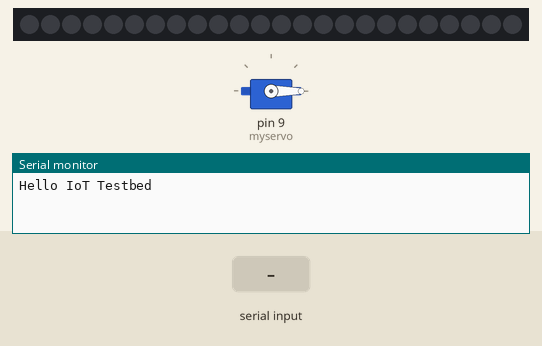
Bench run of a sketch on a simulated Arduino Uno, built with avr-gcc and run on an emulated ATmega328P. Shown: servo, 24 RGB LEDs in strip order, left to right, the last lines printed to the serial monitor. The inputs (shaded band) are chosen by the test bench.

Above: at 1.2 s.
1.3 s: "rotate:150\n" received over Serial
At 1.76 s:
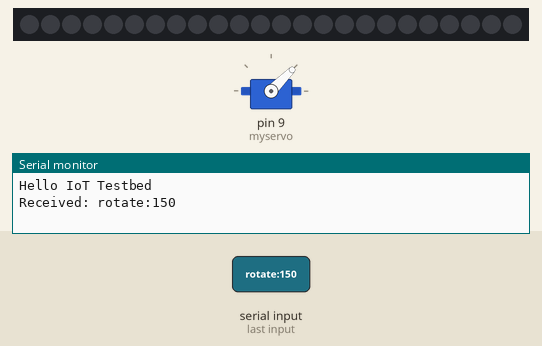
At 2.36 s:
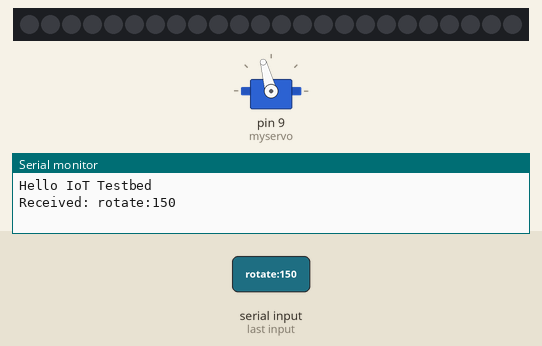
4.0 s: "rotate:150\n" received over Serial
At 5.09 s:
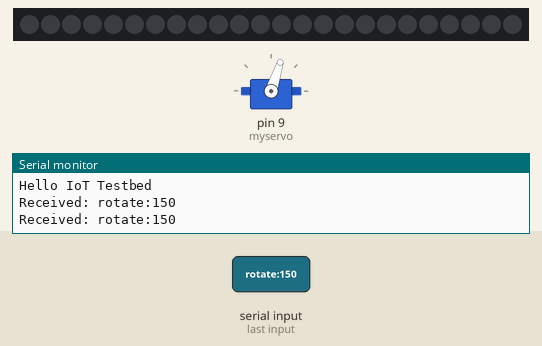
Timing chart, 0 to 8.9 s (numbered marks = the images above; inputs shaded):
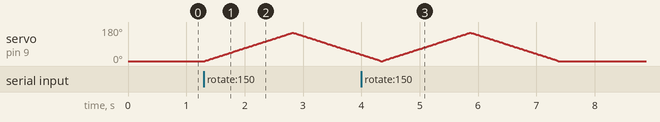

The sketch:

sweep.ino
```cpp
#include <Servo.h>
#include <Adafruit_NeoPixel.h>

#ifdef __AVR__
  #include <avr/power.h>
#endif

String receivedData;
char serialEndByte = '\n';

#define PIN            6
#define NUMPIXELS      24

Adafruit_NeoPixel pixels = Adafruit_NeoPixel(NUMPIXELS, PIN, NEO_GRB + NEO_KHZ800);

int delayval = 10; // delay for half a second

Servo myservo;  // create servo object to control a servo
// twelve servo objects can be created on most boards

int pos = 0;    // variable to store the servo position

void setup() {
  myservo.attach(9);  // attaches the servo on pin 9 to the servo object
  #if defined (__AVR_ATtiny85__)
  if (F_CPU == 16000000) clock_prescale_set(clock_div_1);
  #endif
  // End of trinket special code

  pixels.begin(); // This initializes the NeoPixel library.
  Serial.begin(115200);
  Serial.println("Hello IoT Testbed");
  myservo.write(0);
}
int ref = 0;
void loop() {
  if (Serial.available() > 0) {
    char character = Serial.read();
    if (character == serialEndByte) {
      Serial.print("Received: ");
      Serial.println(receivedData);
      receivedData.trim();

      int colonPosition  = receivedData.indexOf(':');
      String key = receivedData.substring(0,colonPosition);
      int value = receivedData.substring(colonPosition+1).toInt();

      if (key.equals("rotate") ) {
        for (pos = 0; pos <= value; pos += 1) {
          myservo.write(pos);
          delay(10);
        }
        for (pos = value; pos >= 0; pos -= 1) {
          myservo.write(pos);
          delay(10);
        }
      }
      receivedData = "";
    } else {
      receivedData.concat(character);
    }
  }
}
```

Measured:
- after the input at 1.3 s, servo on pin 9 (myservo): rises from 0° to 150° in 1.5 s, then falls to 34° in 1.2 s
